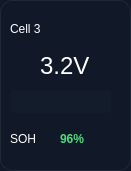
  <widget class="QFrame" name="frame_8">
   <property name="geometry">
    <rect>
     <x>430</x>
     <y>360</y>
     <width>131</width>
     <height>171</height>
    </rect>
   </property>
   <property name="styleSheet">
    <string notr="true">QFrame {
    background-color: #111827; /* Màu xanh đen sâu */
    border: 1px solid #1f2937; /* Viền mờ tinh tế */
    border-radius: 12px; /* Bo góc đồng bộ */
}
/* Phép thuật biến hóa toàn bộ chữ trong khung */
QLabel {
    background-color: transparent;
    border: none;
    color: #ffffff; /* Đặt màu trắng làm mặc định cho các chữ */
}</string>
   </property>
   <property name="frameShape">
    <enum>QFrame::StyledPanel</enum>
   </property>
   <property name="frameShadow">
    <enum>QFrame::Raised</enum>
   </property>
   <widget class="QLabel" name="label_12">
    <property name="geometry">
     <rect>
      <x>10</x>
      <y>20</y>
      <width>67</width>
      <height>17</height>
     </rect>
    </property>
    <property name="text">
     <string>Cell 3</string>
    </property>
   </widget>
   <widget class="QLabel" name="txt_volt_cell3">
    <property name="geometry">
     <rect>
      <x>40</x>
      <y>50</y>
      <width>71</width>
      <height>31</height>
     </rect>
    </property>
    <property name="styleSheet">
     <string notr="true">QLabel {
    font-size: 24px; /* Phóng to hẳn lên */
    background-color: transparent;
}</string>
    </property>
    <property name="text">
     <string>3.2V</string>
    </property>
   </widget>
   <widget class="QProgressBar" name="bar_soc_cell3">
    <property name="geometry">
     <rect>
      <x>10</x>
      <y>90</y>
      <width>101</width>
      <height>23</height>
     </rect>
    </property>
    <property name="styleSheet">
     <string notr="true">/* Thiết lập cái rãnh (nền) của thanh pin */
QProgressBar {
    background-color: #131c2b; /* Màu xanh đen rất sâu, tệp với nền */
    border: none; /* Xóa viền hoàn toàn */
    border-radius: 4px; /* Bo góc nhẹ */
    text-align: center;
    color: transparent; /* Giấu số % đi */
}

/* Thiết lập phần lõi pin (Chunk) đang chạy */
QProgressBar::chunk {
    /* Chuyển màu từ Cyan (xanh ngọc) sang Lime (xanh lá sáng) */
    background-color: qlineargradient(x1:0, y1:0, x2:1, y2:0, 
        stop:0 #0dcaf0, 
        stop:1 #8cc63f);
    border-radius: 4px;
}</string>
    </property>
    <property name="value">
     <number>80</number>
    </property>
   </widget>
   <widget class="QLabel" name="label_14">
    <property name="geometry">
     <rect>
      <x>10</x>
      <y>130</y>
      <width>51</width>
      <height>17</height>
     </rect>
    </property>
    <property name="text">
     <string>SOH</string>
    </property>
   </widget>
   <widget class="QLabel" name="txt_soh_cell3">
    <property name="geometry">
     <rect>
      <x>60</x>
      <y>130</y>
      <width>67</width>
      <height>17</height>
     </rect>
    </property>
    <property name="styleSheet">
     <string notr="true">QLabel {
    color: #4ade80; /* Màu xanh lá rực rỡ */
    background-color: transparent;
    font-weight: bold;
}</string>
    </property>
    <property name="text">
     <string>96%</string>
    </property>
   </widget>
   <widget class="QLabel" name="label_16">
    <property name="geometry">
     <rect>
      <x>90</x>
      <y>20</y>
      <width>31</width>
      <height>17</height>
     </rect>
    </property>
    <property name="text">
     <string/>
    </property>
    <property name="pixmap">
     <pixmap>Gui-png/verified_user_24dp_75FB4C_FILL0_wght400_GRAD0_opsz24.png</pixmap>
    </property>
   </widget>
  </widget>
